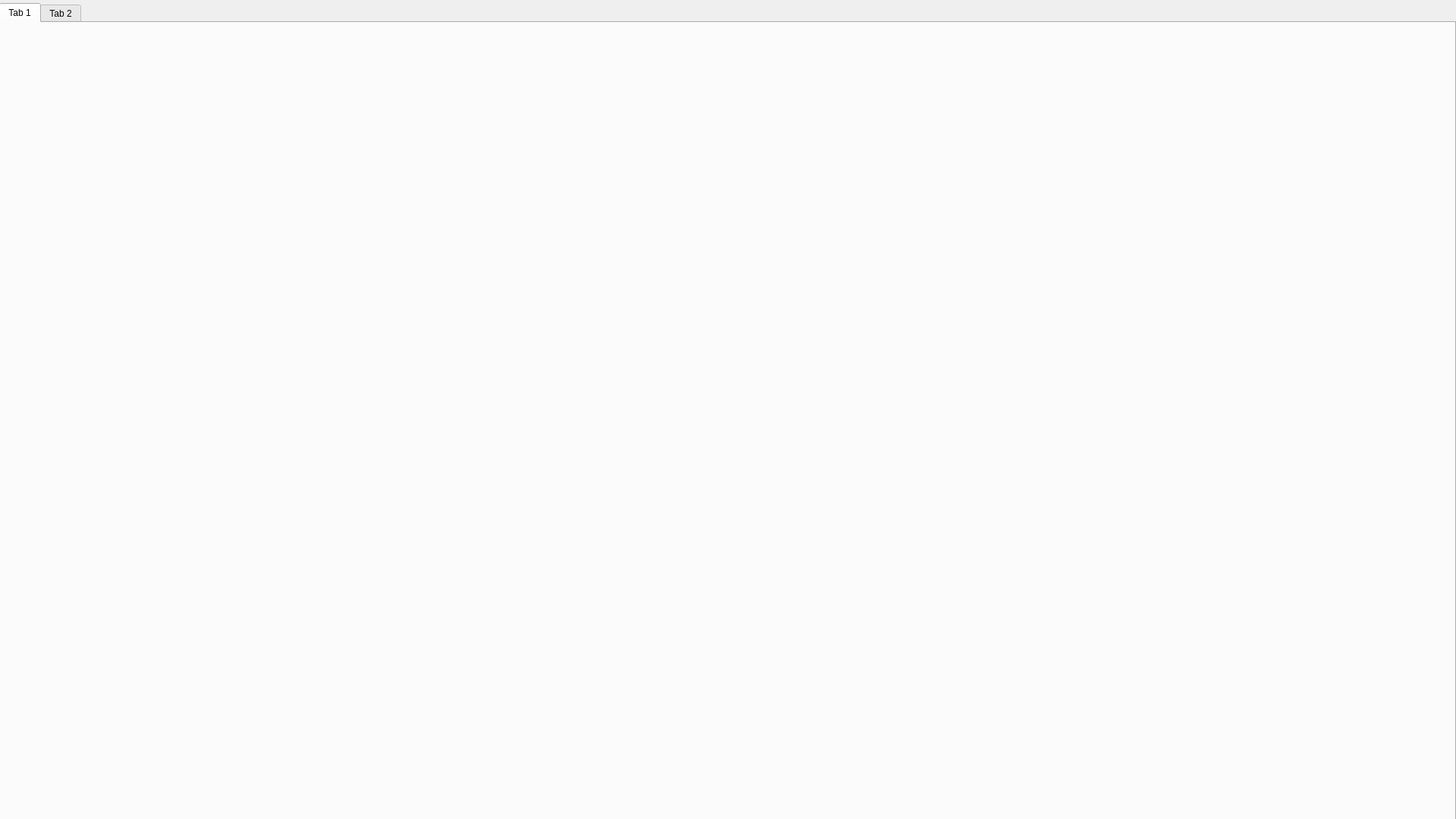
<?xml version="1.0" encoding="UTF-8"?>
<ui version="4.0">
 <class>Form</class>
 <widget class="QWidget" name="Form">
  <property name="geometry">
   <rect>
    <x>0</x>
    <y>0</y>
    <width>1920</width>
    <height>1080</height>
   </rect>
  </property>
  <property name="minimumSize">
   <size>
    <width>1920</width>
    <height>1080</height>
   </size>
  </property>
  <property name="maximumSize">
   <size>
    <width>1920</width>
    <height>1080</height>
   </size>
  </property>
  <property name="windowTitle">
   <string>Form</string>
  </property>
  <property name="styleSheet">
   <string notr="true">#Form { background-image: url(:/main/pic/main_background2.png); }</string>
  </property>
  <widget class="QLabel" name="label">
   <property name="geometry">
    <rect>
     <x>20</x>
     <y>20</y>
     <width>181</width>
     <height>51</height>
    </rect>
   </property>
   <property name="text">
    <string/>
   </property>
   <property name="pixmap">
    <pixmap resource="resources.qrc">:/main/pic/main_logo.png</pixmap>
   </property>
   <property name="scaledContents">
    <bool>true</bool>
   </property>
  </widget>
  <widget class="QTabWidget" name="tabWidget">
   <property name="geometry">
    <rect>
     <x>-1</x>
     <y>4</y>
     <width>1921</width>
     <height>1091</height>
    </rect>
   </property>
   <property name="minimumSize">
    <size>
     <width>1921</width>
     <height>0</height>
    </size>
   </property>
   <property name="maximumSize">
    <size>
     <width>1921</width>
     <height>16777215</height>
    </size>
   </property>
   <property name="styleSheet">
    <string notr="true">
border-image: url(:/treat/pic/sub_backgro.png);</string>
   </property>
   <property name="currentIndex">
    <number>0</number>
   </property>
   <widget class="QWidget" name="tab">
    <attribute name="title">
     <string>Tab 1</string>
    </attribute>
   </widget>
   <widget class="QWidget" name="tab_2">
    <attribute name="title">
     <string>Tab 2</string>
    </attribute>
   </widget>
  </widget>
 </widget>
 <resources>
  <include location="resources.qrc"/>
 </resources>
 <connections/>
</ui>
